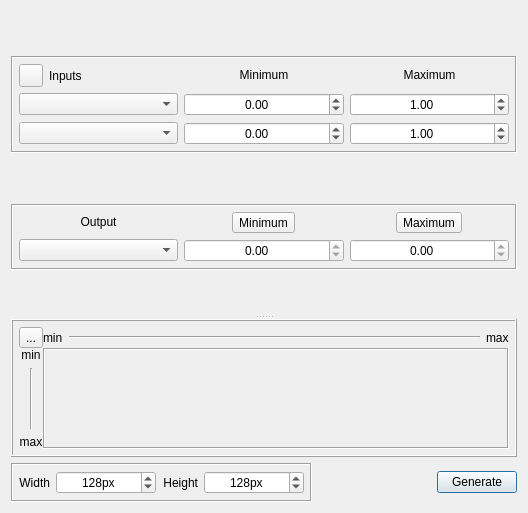
<?xml version="1.0" encoding="UTF-8"?>
<ui version="4.0">
 <class>Surface2D</class>
 <widget class="QWidget" name="Surface2D">
  <property name="geometry">
   <rect>
    <x>0</x>
    <y>0</y>
    <width>528</width>
    <height>513</height>
   </rect>
  </property>
  <property name="windowTitle">
   <string>Surface 2D</string>
  </property>
  <layout class="QVBoxLayout" name="verticalLayout_4">
   <item>
    <widget class="QSplitter" name="splitter">
     <property name="orientation">
      <enum>Qt::Vertical</enum>
     </property>
     <widget class="QFrame" name="verticalFrame">
      <property name="sizePolicy">
       <sizepolicy hsizetype="Expanding" vsizetype="Fixed">
        <horstretch>0</horstretch>
        <verstretch>0</verstretch>
       </sizepolicy>
      </property>
      <layout class="QVBoxLayout" name="verticalLayout">
       <property name="leftMargin">
        <number>0</number>
       </property>
       <property name="topMargin">
        <number>0</number>
       </property>
       <property name="rightMargin">
        <number>0</number>
       </property>
       <property name="bottomMargin">
        <number>0</number>
       </property>
       <item>
        <widget class="QFrame" name="frame">
         <property name="sizePolicy">
          <sizepolicy hsizetype="MinimumExpanding" vsizetype="Maximum">
           <horstretch>0</horstretch>
           <verstretch>0</verstretch>
          </sizepolicy>
         </property>
         <property name="frameShape">
          <enum>QFrame::Box</enum>
         </property>
         <property name="frameShadow">
          <enum>QFrame::Sunken</enum>
         </property>
         <layout class="QHBoxLayout" name="horizontalLayout">
          <property name="leftMargin">
           <number>6</number>
          </property>
          <property name="topMargin">
           <number>6</number>
          </property>
          <property name="rightMargin">
           <number>6</number>
          </property>
          <property name="bottomMargin">
           <number>6</number>
          </property>
          <item>
           <layout class="QGridLayout" name="gridLayout_2">
            <property name="topMargin">
             <number>0</number>
            </property>
            <item row="2" column="0">
             <widget class="QComboBox" name="cbx_inputA"/>
            </item>
            <item row="0" column="1">
             <widget class="QLabel" name="lbl_lvar_min">
              <property name="sizePolicy">
               <sizepolicy hsizetype="Preferred" vsizetype="Fixed">
                <horstretch>0</horstretch>
                <verstretch>0</verstretch>
               </sizepolicy>
              </property>
              <property name="text">
               <string>Minimum</string>
              </property>
              <property name="alignment">
               <set>Qt::AlignCenter</set>
              </property>
             </widget>
            </item>
            <item row="2" column="1">
             <widget class="QDoubleSpinBox" name="sbx_min_inputA">
              <property name="sizePolicy">
               <sizepolicy hsizetype="Minimum" vsizetype="Fixed">
                <horstretch>0</horstretch>
                <verstretch>0</verstretch>
               </sizepolicy>
              </property>
              <property name="alignment">
               <set>Qt::AlignCenter</set>
              </property>
              <property name="accelerated">
               <bool>true</bool>
              </property>
              <property name="keyboardTracking">
               <bool>false</bool>
              </property>
              <property name="minimum">
               <double>-10000000.000000000000000</double>
              </property>
              <property name="maximum">
               <double>10000000.000000000000000</double>
              </property>
              <property name="singleStep">
               <double>0.100000000000000</double>
              </property>
             </widget>
            </item>
            <item row="3" column="1">
             <widget class="QDoubleSpinBox" name="sbx_min_inputB">
              <property name="sizePolicy">
               <sizepolicy hsizetype="Minimum" vsizetype="Fixed">
                <horstretch>0</horstretch>
                <verstretch>0</verstretch>
               </sizepolicy>
              </property>
              <property name="alignment">
               <set>Qt::AlignCenter</set>
              </property>
              <property name="accelerated">
               <bool>true</bool>
              </property>
              <property name="keyboardTracking">
               <bool>false</bool>
              </property>
              <property name="minimum">
               <double>-10000000.000000000000000</double>
              </property>
              <property name="maximum">
               <double>10000000.000000000000000</double>
              </property>
              <property name="singleStep">
               <double>0.100000000000000</double>
              </property>
             </widget>
            </item>
            <item row="3" column="0">
             <widget class="QComboBox" name="cbx_inputB"/>
            </item>
            <item row="3" column="2">
             <widget class="QDoubleSpinBox" name="sbx_max_inputB">
              <property name="sizePolicy">
               <sizepolicy hsizetype="Minimum" vsizetype="Fixed">
                <horstretch>0</horstretch>
                <verstretch>0</verstretch>
               </sizepolicy>
              </property>
              <property name="alignment">
               <set>Qt::AlignCenter</set>
              </property>
              <property name="accelerated">
               <bool>true</bool>
              </property>
              <property name="keyboardTracking">
               <bool>false</bool>
              </property>
              <property name="minimum">
               <double>-10000000.000000000000000</double>
              </property>
              <property name="maximum">
               <double>10000000.000000000000000</double>
              </property>
              <property name="singleStep">
               <double>0.100000000000000</double>
              </property>
              <property name="value">
               <double>1.000000000000000</double>
              </property>
             </widget>
            </item>
            <item row="2" column="2">
             <widget class="QDoubleSpinBox" name="sbx_max_inputA">
              <property name="sizePolicy">
               <sizepolicy hsizetype="Minimum" vsizetype="Fixed">
                <horstretch>0</horstretch>
                <verstretch>0</verstretch>
               </sizepolicy>
              </property>
              <property name="alignment">
               <set>Qt::AlignCenter</set>
              </property>
              <property name="accelerated">
               <bool>true</bool>
              </property>
              <property name="keyboardTracking">
               <bool>false</bool>
              </property>
              <property name="minimum">
               <double>-10000000.000000000000000</double>
              </property>
              <property name="maximum">
               <double>10000000.000000000000000</double>
              </property>
              <property name="singleStep">
               <double>0.100000000000000</double>
              </property>
              <property name="value">
               <double>1.000000000000000</double>
              </property>
             </widget>
            </item>
            <item row="0" column="2">
             <widget class="QLabel" name="lbl_lvar_max">
              <property name="sizePolicy">
               <sizepolicy hsizetype="Preferred" vsizetype="Fixed">
                <horstretch>0</horstretch>
                <verstretch>0</verstretch>
               </sizepolicy>
              </property>
              <property name="text">
               <string>Maximum</string>
              </property>
              <property name="alignment">
               <set>Qt::AlignCenter</set>
              </property>
             </widget>
            </item>
            <item row="0" column="0">
             <layout class="QHBoxLayout" name="horizontalLayout_2">
              <item>
               <widget class="QToolButton" name="btn_inputs">
                <property name="sizePolicy">
                 <sizepolicy hsizetype="Fixed" vsizetype="Minimum">
                  <horstretch>0</horstretch>
                  <verstretch>0</verstretch>
                 </sizepolicy>
                </property>
                <property name="toolTip">
                 <string>Input variables</string>
                </property>
                <property name="text">
                 <string/>
                </property>
                <property name="icon">
                 <iconset resource="qtfuzzylegacy.qrc">
                  <normaloff>:/input.png</normaloff>:/input.png</iconset>
                </property>
                <property name="checkable">
                 <bool>true</bool>
                </property>
               </widget>
              </item>
              <item>
               <widget class="QLabel" name="label_3">
                <property name="sizePolicy">
                 <sizepolicy hsizetype="Preferred" vsizetype="Minimum">
                  <horstretch>0</horstretch>
                  <verstretch>0</verstretch>
                 </sizepolicy>
                </property>
                <property name="text">
                 <string>Inputs</string>
                </property>
                <property name="alignment">
                 <set>Qt::AlignLeading|Qt::AlignLeft|Qt::AlignVCenter</set>
                </property>
               </widget>
              </item>
             </layout>
            </item>
           </layout>
          </item>
         </layout>
        </widget>
       </item>
       <item>
        <widget class="QFrame" name="horizontalFrame">
         <property name="sizePolicy">
          <sizepolicy hsizetype="MinimumExpanding" vsizetype="Maximum">
           <horstretch>0</horstretch>
           <verstretch>0</verstretch>
          </sizepolicy>
         </property>
         <property name="frameShape">
          <enum>QFrame::Box</enum>
         </property>
         <property name="frameShadow">
          <enum>QFrame::Sunken</enum>
         </property>
         <layout class="QGridLayout" name="gridLayout_3">
          <property name="leftMargin">
           <number>6</number>
          </property>
          <property name="topMargin">
           <number>6</number>
          </property>
          <property name="rightMargin">
           <number>6</number>
          </property>
          <property name="bottomMargin">
           <number>6</number>
          </property>
          <item row="1" column="0">
           <layout class="QVBoxLayout" name="verticalLayout_2">
            <property name="topMargin">
             <number>0</number>
            </property>
            <item>
             <widget class="QComboBox" name="cbx_output">
              <property name="sizePolicy">
               <sizepolicy hsizetype="MinimumExpanding" vsizetype="Maximum">
                <horstretch>0</horstretch>
                <verstretch>0</verstretch>
               </sizepolicy>
              </property>
             </widget>
            </item>
           </layout>
          </item>
          <item row="0" column="0">
           <widget class="QLabel" name="label_4">
            <property name="sizePolicy">
             <sizepolicy hsizetype="MinimumExpanding" vsizetype="Maximum">
              <horstretch>0</horstretch>
              <verstretch>0</verstretch>
             </sizepolicy>
            </property>
            <property name="text">
             <string>Output</string>
            </property>
            <property name="alignment">
             <set>Qt::AlignCenter</set>
            </property>
           </widget>
          </item>
          <item row="1" column="1">
           <widget class="QDoubleSpinBox" name="sbx_min_output">
            <property name="sizePolicy">
             <sizepolicy hsizetype="MinimumExpanding" vsizetype="Fixed">
              <horstretch>0</horstretch>
              <verstretch>0</verstretch>
             </sizepolicy>
            </property>
            <property name="alignment">
             <set>Qt::AlignCenter</set>
            </property>
            <property name="readOnly">
             <bool>true</bool>
            </property>
            <property name="keyboardTracking">
             <bool>false</bool>
            </property>
           </widget>
          </item>
          <item row="1" column="2">
           <widget class="QDoubleSpinBox" name="sbx_max_output">
            <property name="sizePolicy">
             <sizepolicy hsizetype="MinimumExpanding" vsizetype="Fixed">
              <horstretch>0</horstretch>
              <verstretch>0</verstretch>
             </sizepolicy>
            </property>
            <property name="alignment">
             <set>Qt::AlignCenter</set>
            </property>
            <property name="readOnly">
             <bool>true</bool>
            </property>
            <property name="keyboardTracking">
             <bool>false</bool>
            </property>
           </widget>
          </item>
          <item row="0" column="2">
           <layout class="QHBoxLayout" name="horizontalLayout_6">
            <item>
             <widget class="QToolButton" name="btn_max_color">
              <property name="sizePolicy">
               <sizepolicy hsizetype="Maximum" vsizetype="Maximum">
                <horstretch>0</horstretch>
                <verstretch>0</verstretch>
               </sizepolicy>
              </property>
              <property name="text">
               <string>Maximum</string>
              </property>
              <property name="toolButtonStyle">
               <enum>Qt::ToolButtonTextBesideIcon</enum>
              </property>
             </widget>
            </item>
           </layout>
          </item>
          <item row="0" column="1">
           <layout class="QHBoxLayout" name="horizontalLayout_3">
            <item>
             <widget class="QToolButton" name="btn_min_color">
              <property name="sizePolicy">
               <sizepolicy hsizetype="Maximum" vsizetype="Maximum">
                <horstretch>0</horstretch>
                <verstretch>0</verstretch>
               </sizepolicy>
              </property>
              <property name="text">
               <string>Minimum</string>
              </property>
              <property name="toolButtonStyle">
               <enum>Qt::ToolButtonTextBesideIcon</enum>
              </property>
             </widget>
            </item>
           </layout>
          </item>
         </layout>
        </widget>
       </item>
      </layout>
     </widget>
     <widget class="QFrame" name="gridFrame">
      <property name="sizePolicy">
       <sizepolicy hsizetype="MinimumExpanding" vsizetype="MinimumExpanding">
        <horstretch>0</horstretch>
        <verstretch>0</verstretch>
       </sizepolicy>
      </property>
      <property name="frameShape">
       <enum>QFrame::Box</enum>
      </property>
      <property name="frameShadow">
       <enum>QFrame::Raised</enum>
      </property>
      <layout class="QGridLayout" name="gridLayout">
       <property name="leftMargin">
        <number>6</number>
       </property>
       <property name="topMargin">
        <number>6</number>
       </property>
       <property name="rightMargin">
        <number>6</number>
       </property>
       <property name="bottomMargin">
        <number>6</number>
       </property>
       <property name="spacing">
        <number>0</number>
       </property>
       <item row="0" column="0">
        <widget class="QToolButton" name="btn_options">
         <property name="sizePolicy">
          <sizepolicy hsizetype="Minimum" vsizetype="Minimum">
           <horstretch>0</horstretch>
           <verstretch>0</verstretch>
          </sizepolicy>
         </property>
         <property name="toolTip">
          <string>Options...</string>
         </property>
         <property name="text">
          <string>...</string>
         </property>
         <property name="icon">
          <iconset resource="qtfuzzylegacy.qrc">
           <normaloff>:/visualization.png</normaloff>:/visualization.png</iconset>
         </property>
         <property name="checkable">
          <bool>true</bool>
         </property>
        </widget>
       </item>
       <item row="0" column="1">
        <widget class="QFrame" name="frm_horizontal_axis">
         <layout class="QHBoxLayout" name="horizontalLayout_8">
          <property name="leftMargin">
           <number>0</number>
          </property>
          <property name="topMargin">
           <number>0</number>
          </property>
          <property name="rightMargin">
           <number>0</number>
          </property>
          <property name="bottomMargin">
           <number>0</number>
          </property>
          <item>
           <widget class="QLabel" name="lbl_min_a">
            <property name="sizePolicy">
             <sizepolicy hsizetype="Minimum" vsizetype="Minimum">
              <horstretch>0</horstretch>
              <verstretch>0</verstretch>
             </sizepolicy>
            </property>
            <property name="text">
             <string>min</string>
            </property>
           </widget>
          </item>
          <item>
           <widget class="Line" name="line">
            <property name="sizePolicy">
             <sizepolicy hsizetype="MinimumExpanding" vsizetype="Minimum">
              <horstretch>0</horstretch>
              <verstretch>0</verstretch>
             </sizepolicy>
            </property>
            <property name="orientation">
             <enum>Qt::Horizontal</enum>
            </property>
           </widget>
          </item>
          <item>
           <widget class="QLabel" name="lbl_max_a">
            <property name="sizePolicy">
             <sizepolicy hsizetype="Minimum" vsizetype="Minimum">
              <horstretch>0</horstretch>
              <verstretch>0</verstretch>
             </sizepolicy>
            </property>
            <property name="text">
             <string>max</string>
            </property>
           </widget>
          </item>
         </layout>
        </widget>
       </item>
       <item row="1" column="0">
        <widget class="QFrame" name="frm_vertical_axis">
         <layout class="QVBoxLayout" name="verticalLayout_3">
          <property name="leftMargin">
           <number>0</number>
          </property>
          <property name="topMargin">
           <number>0</number>
          </property>
          <property name="rightMargin">
           <number>0</number>
          </property>
          <property name="bottomMargin">
           <number>0</number>
          </property>
          <item>
           <widget class="QLabel" name="lbl_min_b">
            <property name="sizePolicy">
             <sizepolicy hsizetype="Minimum" vsizetype="Minimum">
              <horstretch>0</horstretch>
              <verstretch>0</verstretch>
             </sizepolicy>
            </property>
            <property name="text">
             <string>min</string>
            </property>
            <property name="alignment">
             <set>Qt::AlignCenter</set>
            </property>
           </widget>
          </item>
          <item>
           <widget class="Line" name="line_2">
            <property name="sizePolicy">
             <sizepolicy hsizetype="Minimum" vsizetype="MinimumExpanding">
              <horstretch>0</horstretch>
              <verstretch>0</verstretch>
             </sizepolicy>
            </property>
            <property name="orientation">
             <enum>Qt::Vertical</enum>
            </property>
           </widget>
          </item>
          <item>
           <widget class="QLabel" name="lbl_max_b">
            <property name="sizePolicy">
             <sizepolicy hsizetype="Minimum" vsizetype="Minimum">
              <horstretch>0</horstretch>
              <verstretch>0</verstretch>
             </sizepolicy>
            </property>
            <property name="text">
             <string>max</string>
            </property>
            <property name="alignment">
             <set>Qt::AlignCenter</set>
            </property>
           </widget>
          </item>
         </layout>
        </widget>
       </item>
       <item row="1" column="1">
        <widget class="QLabel" name="canvas">
         <property name="sizePolicy">
          <sizepolicy hsizetype="Ignored" vsizetype="Ignored">
           <horstretch>0</horstretch>
           <verstretch>0</verstretch>
          </sizepolicy>
         </property>
         <property name="mouseTracking">
          <bool>true</bool>
         </property>
         <property name="styleSheet">
          <string notr="true"/>
         </property>
         <property name="frameShape">
          <enum>QFrame::Box</enum>
         </property>
         <property name="frameShadow">
          <enum>QFrame::Sunken</enum>
         </property>
         <property name="scaledContents">
          <bool>true</bool>
         </property>
         <property name="alignment">
          <set>Qt::AlignCenter</set>
         </property>
        </widget>
       </item>
      </layout>
     </widget>
    </widget>
   </item>
   <item>
    <layout class="QHBoxLayout" name="horizontalLayout_4">
     <item>
      <widget class="QFrame" name="horizontalFrame1">
       <property name="sizePolicy">
        <sizepolicy hsizetype="MinimumExpanding" vsizetype="Preferred">
         <horstretch>0</horstretch>
         <verstretch>0</verstretch>
        </sizepolicy>
       </property>
       <property name="frameShape">
        <enum>QFrame::Box</enum>
       </property>
       <property name="frameShadow">
        <enum>QFrame::Sunken</enum>
       </property>
       <layout class="QHBoxLayout" name="horizontalLayout_5">
        <property name="leftMargin">
         <number>6</number>
        </property>
        <property name="topMargin">
         <number>6</number>
        </property>
        <property name="rightMargin">
         <number>6</number>
        </property>
        <property name="bottomMargin">
         <number>6</number>
        </property>
        <item>
         <widget class="QLabel" name="label">
          <property name="text">
           <string>Width</string>
          </property>
          <property name="alignment">
           <set>Qt::AlignRight|Qt::AlignTrailing|Qt::AlignVCenter</set>
          </property>
         </widget>
        </item>
        <item>
         <widget class="QSpinBox" name="sbx_width">
          <property name="sizePolicy">
           <sizepolicy hsizetype="Expanding" vsizetype="Fixed">
            <horstretch>0</horstretch>
            <verstretch>0</verstretch>
           </sizepolicy>
          </property>
          <property name="minimumSize">
           <size>
            <width>100</width>
            <height>0</height>
           </size>
          </property>
          <property name="alignment">
           <set>Qt::AlignCenter</set>
          </property>
          <property name="keyboardTracking">
           <bool>false</bool>
          </property>
          <property name="suffix">
           <string>px</string>
          </property>
          <property name="minimum">
           <number>8</number>
          </property>
          <property name="maximum">
           <number>2048</number>
          </property>
          <property name="singleStep">
           <number>8</number>
          </property>
          <property name="value">
           <number>128</number>
          </property>
         </widget>
        </item>
        <item>
         <widget class="QLabel" name="label_2">
          <property name="text">
           <string>Height</string>
          </property>
          <property name="alignment">
           <set>Qt::AlignRight|Qt::AlignTrailing|Qt::AlignVCenter</set>
          </property>
         </widget>
        </item>
        <item>
         <widget class="QSpinBox" name="sbx_height">
          <property name="sizePolicy">
           <sizepolicy hsizetype="Expanding" vsizetype="Fixed">
            <horstretch>0</horstretch>
            <verstretch>0</verstretch>
           </sizepolicy>
          </property>
          <property name="minimumSize">
           <size>
            <width>100</width>
            <height>0</height>
           </size>
          </property>
          <property name="alignment">
           <set>Qt::AlignCenter</set>
          </property>
          <property name="keyboardTracking">
           <bool>false</bool>
          </property>
          <property name="suffix">
           <string>px</string>
          </property>
          <property name="minimum">
           <number>8</number>
          </property>
          <property name="maximum">
           <number>2048</number>
          </property>
          <property name="singleStep">
           <number>8</number>
          </property>
          <property name="value">
           <number>128</number>
          </property>
         </widget>
        </item>
       </layout>
      </widget>
     </item>
     <item>
      <spacer name="horizontalSpacer">
       <property name="orientation">
        <enum>Qt::Horizontal</enum>
       </property>
       <property name="sizeType">
        <enum>QSizePolicy::Expanding</enum>
       </property>
       <property name="sizeHint" stdset="0">
        <size>
         <width>60</width>
         <height>20</height>
        </size>
       </property>
      </spacer>
     </item>
     <item>
      <widget class="QPushButton" name="btn_generate">
       <property name="text">
        <string>Generate</string>
       </property>
       <property name="icon">
        <iconset resource="qtfuzzylegacy.qrc">
         <normaloff>:/surface2d-generate.png</normaloff>:/surface2d-generate.png</iconset>
       </property>
       <property name="iconSize">
        <size>
         <width>16</width>
         <height>16</height>
        </size>
       </property>
       <property name="autoDefault">
        <bool>true</bool>
       </property>
       <property name="default">
        <bool>true</bool>
       </property>
      </widget>
     </item>
    </layout>
   </item>
  </layout>
 </widget>
 <resources>
  <include location="qtfuzzylegacy.qrc"/>
 </resources>
 <connections/>
</ui>
